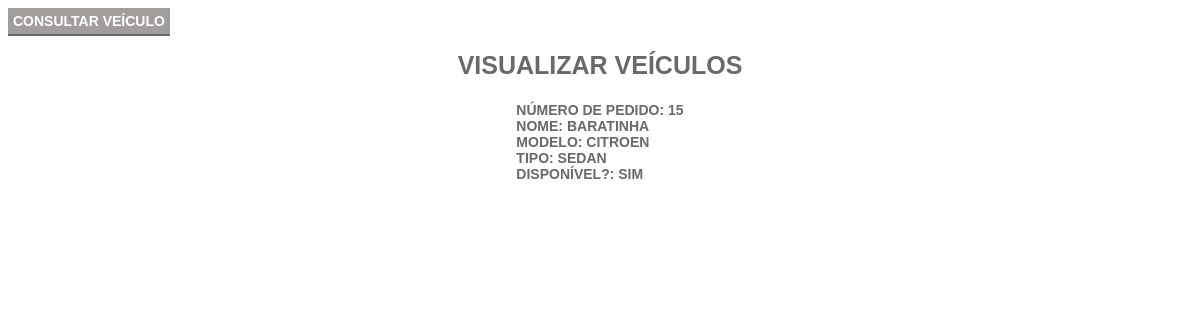
Screenshot of /navegation/visualizar.php?id=15 with the database file from the repository.
### tables this page shows
CREATE TABLE `carros` (
  `id` int(11) NOT NULL,
  `nome` varchar(220) NOT NULL,
  `modelo` varchar(220) NOT NULL,
  `tipo` varchar(220) NOT NULL,
  `disp` varchar(220) NOT NULL
);

### navegation/visualizar.php (the view, shortened to what this page needs)
<?php
include_once './conexao.php';
$row_msg_cont = filter_input(INPUT_GET, "id", FILTER_SANITIZE_NUMBER_INT);
?>
<!DOCTYPE html>
<html lang="pt-br">
<head>
  <link rel="stylesheet" type="text/css" href="../css/outro.css">
</head>
<body>
  <div class="position">
    <a href="./consulta.php"><button class="b1 b1-grey" id="dois">Consultar veículo</button></a>
  </div>
  <h1>Visualizar Veículos</h1>
  <div class="position-2">
    <?php
    $query_usuario = "SELECT id, nome, modelo, tipo, disp FROM carros WHERE id = $row_msg_cont LIMIT 1";
    $result_usuario = $conn->prepare($query_usuario);
    $result_usuario->execute();
    if (($result_usuario) and ($result_usuario->rowCount() != 0)) {
      $row_usuario = $result_usuario->fetch(PDO::FETCH_ASSOC);
      extract($row_usuario);
      echo "Número de pedido: $id <br>";
      echo "Nome: $nome <br>";
      echo "Modelo: $modelo <br>";
      echo "Tipo: $tipo <br>";
      echo "Disponível?: $disp <br>";
    } else {
      $_SESSION['msg'] = "<p style='color: #f00;'>Erro: Usuário não encontrado!</p>";
      header("Location: index.php");
    }
    ?>
  </div>
</body>
</html>

### css/outro.css (style rules this page uses)
.position { margin: 0px; padding: 0px; }
.b1 { font-family: arial; font-size: 14px; text-transform: uppercase; font-weight: 700; border: none; padding: 5px; cursor: pointer; text-align: center; }
.b1-grey { background: #a19d9d; color: #fff; box-shadow:0 2px 0 #696969; }
h1 { display: flex; align-items: center; justify-content: center; font-family: arial; color: #696969; font-size: 25px; text-transform: uppercase; font-weight: 700; }
.position-2 { display: flex; align-items: center; justify-content: center; font-family: arial; color: #696969; font-size: 14px; text-transform: uppercase; font-weight: 700; border: none; padding: 5px; }

### rows the page displays
carros: id "15", nome "BARATINHA", modelo "CITROEN", tipo "SEDAN", disp "SIM"
